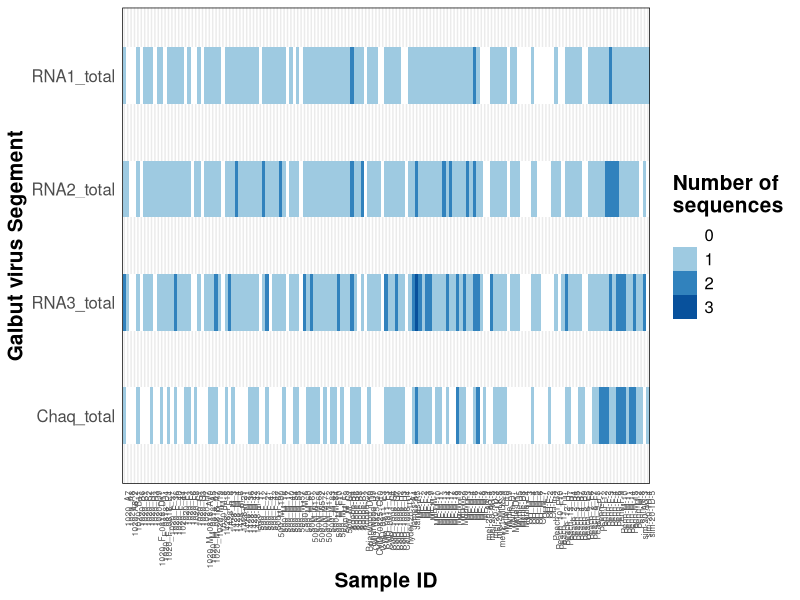
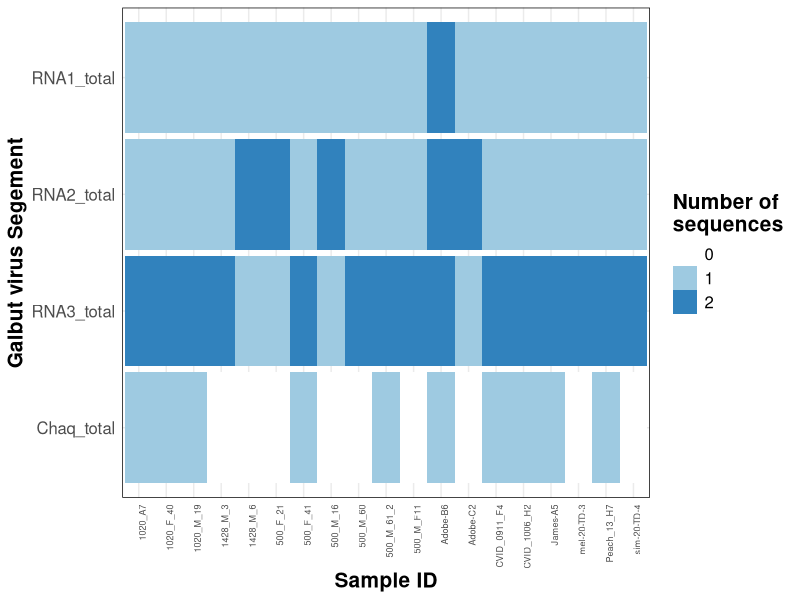
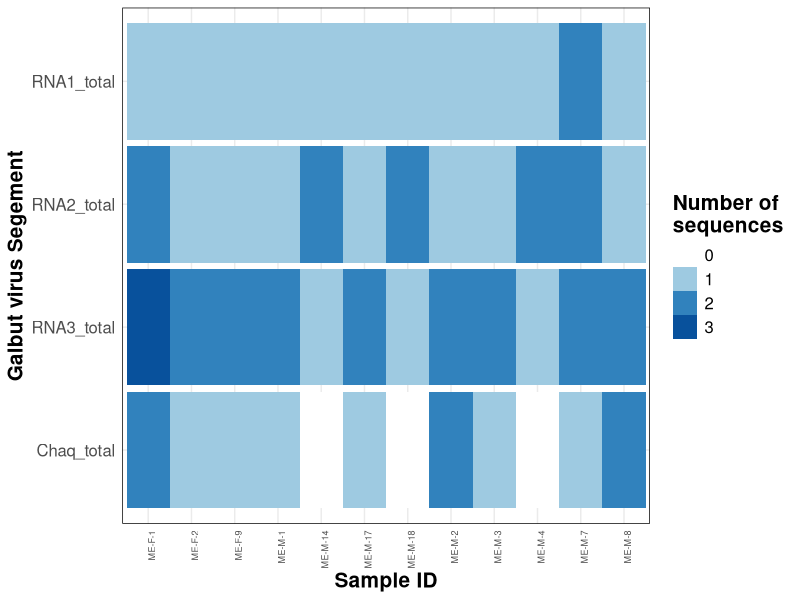
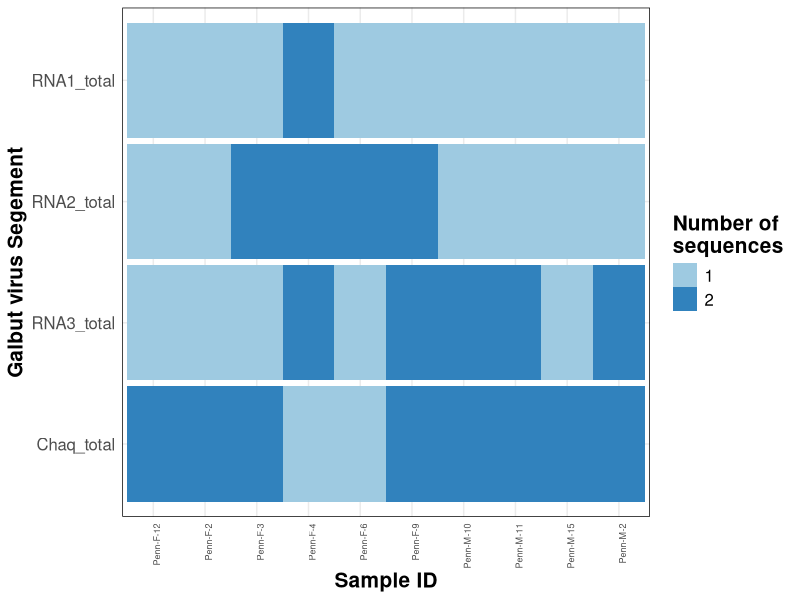
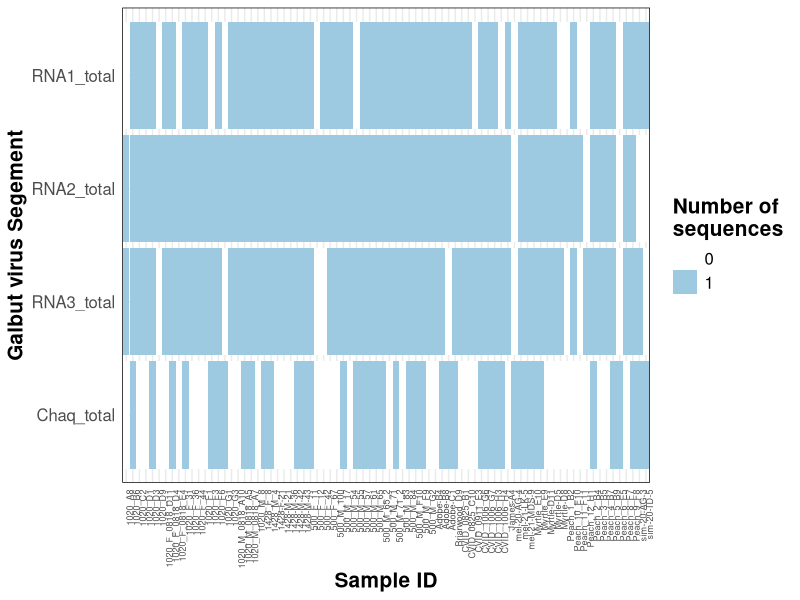
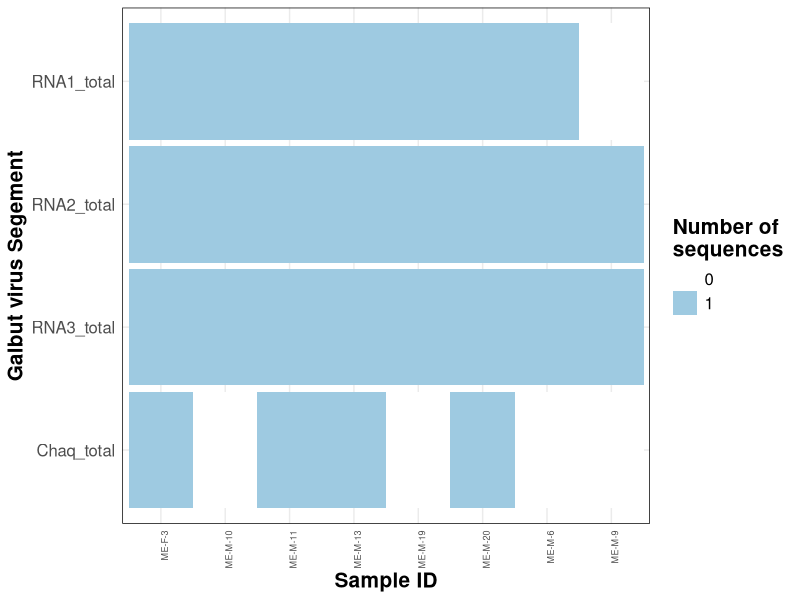
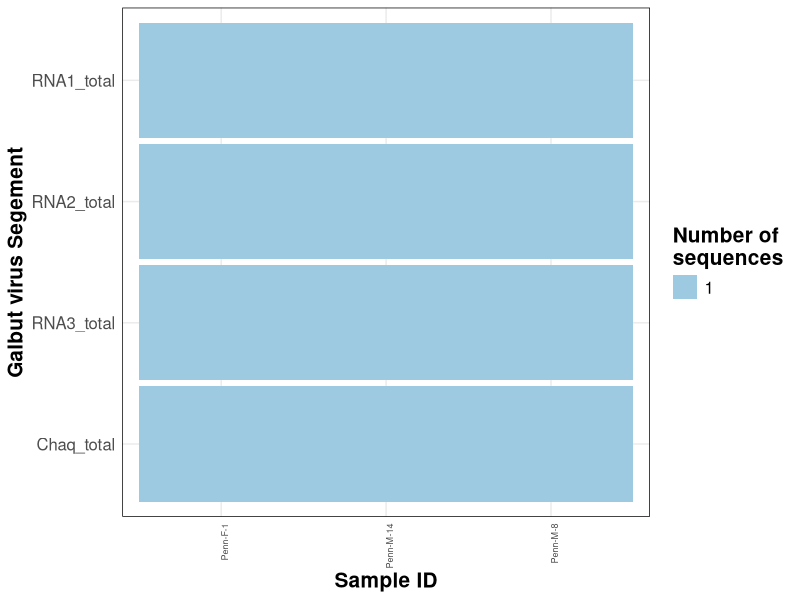
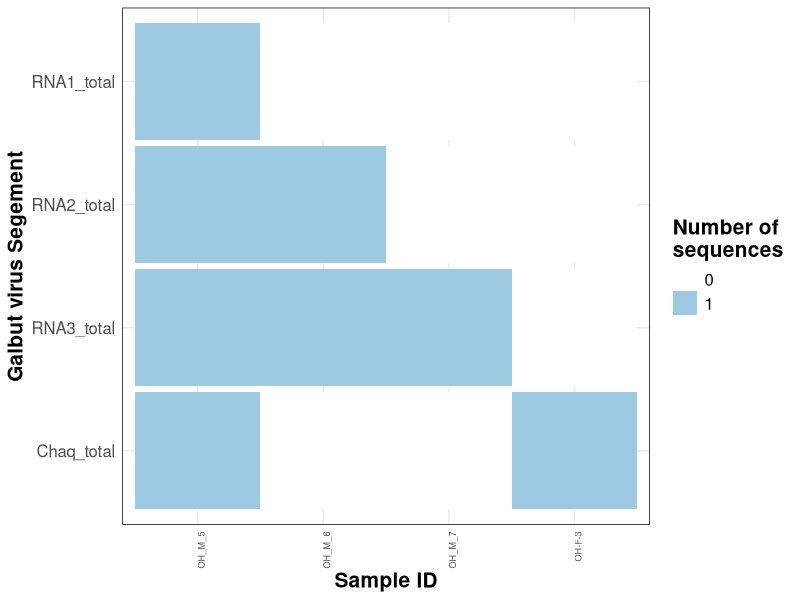

Write R code to recreate these figures, in order.
library(tidyverse)
library(readxl)
library(forcats)

metadata <- read_xlsx("analyses/data/Metadata_Table.xlsx")

heatmap_data <- metadata %>% 
  select(sample_name, location, RNA1_submit, RNA2_submit, RNA3_submit, Chaq_submit,
         RNA1_total, RNA2_total, RNA3_total, Chaq_total, infection_status) %>% 
  pivot_longer(cols = c("RNA1_submit", "RNA2_submit", "RNA3_submit", "Chaq_submit",
                        "RNA1_total", "RNA2_total", "RNA3_total", "Chaq_total"),
               names_to = "segment", 
               values_to = "number") %>% 
  mutate(segment = factor(segment, levels = c("Chaq_submit", "Chaq_total", 
                                              "RNA3_submit", "RNA3_total", 
                                              "RNA2_submit", "RNA2_total",
                                              "RNA1_submit", "RNA1_total")))

heatmap_all <- ggplot(filter(heatmap_data, segment %in% c("Chaq_total", "RNA3_total",
                                                          "RNA2_total", "RNA1_total"))) +
  geom_tile(aes(x = sample_name, y = segment, fill = factor(number), height = 0.5)) +
  scale_fill_manual(values = c("white", "#9ecae1", "#3182bd", "#08519c")) +
  theme_minimal(base_size = 11) +
  theme(panel.border = element_rect(linetype = "solid", fill = NA),
        strip.background = element_rect(colour = "black", fill = "white"),
        axis.title = element_text(face = "bold"),
        legend.title = element_text(face = "bold"),
        strip.text = element_text(face = "bold"),
        #        axis.text = element_text(face = "bold"),
        text = element_text(size = 15),
        axis.text.x = element_text(angle = 90, hjust = 1, vjust = 1, size = 6)) +
  labs(x = "Sample ID", y = "Galbut virus Segement", fill = "Number of \nsequences")

heatmap_all
ggsave("analyses/plots/allll_heatmap_virus_pres.pdf", units = "in", width = 14, height = 8)

heatmap_pres <- metadata %>% 
  filter(num_seqs_total > 0) %>% 
  select(sample_name, location, RNA1_submit, RNA2_submit, RNA3_submit, Chaq_submit,
         RNA1_total, RNA2_total, RNA3_total, Chaq_total, infection_status) %>% 
  pivot_longer(cols = c("RNA1_submit", "RNA2_submit", "RNA3_submit", "Chaq_submit",
                        "RNA1_total", "RNA2_total", "RNA3_total", "Chaq_total"),
               names_to = "segment", 
               values_to = "number") %>% 
  mutate(segment = factor(segment, levels = c("Chaq_submit", "Chaq_total", 
                                              "RNA3_submit", "RNA3_total", 
                                              "RNA2_submit", "RNA2_total",
                                              "RNA1_submit", "RNA1_total")),
         location = factor(location)) %>% 
  group_by(location)



heatmap_co <- heatmap_pres %>% 
  filter(infection_status == "co") %>% 
  filter(location == "Colorado")

heatmap_me <- heatmap_pres %>% 
  filter(infection_status == "co") %>% 
  filter(location == "Maine")

heatmap_oh <- heatmap_pres %>% 
  filter(infection_status == "co") %>% 
  filter(location == "Ohio")

heatmap_pe <- heatmap_pres %>% 
  filter(infection_status == "co") %>% 
  filter(location == "Pennsylvania")

heatmap_sin_co <- heatmap_pres %>% 
  filter(infection_status == "sin")  %>% 
  filter(location == "Colorado")

heatmap_sin_me <- heatmap_pres %>% 
  filter(infection_status == "sin") %>% 
  filter(location == "Maine")

heatmap_sin_oh <- heatmap_pres %>% 
  filter(infection_status == "sin") %>% 
  filter(location == "Ohio")

heatmap_sin_pe <- heatmap_pres %>% 
  filter(infection_status == "sin") %>% 
  filter(location == "Pennsylvania")

heatmap_all_co <- ggplot(filter(heatmap_co, segment %in% c("Chaq_total", "RNA3_total",
                                                               "RNA2_total", "RNA1_total"))) +
  geom_tile(aes(x = sample_name, y = segment, fill = factor(number), height = 0.95)) +
  scale_fill_manual(values = c("white", "#9ecae1", "#3182bd", "#08519c")) +
  theme_minimal(base_size = 11) +
  theme(panel.border = element_rect(linetype = "solid", fill = NA),
        strip.background = element_rect(colour = "black", fill = "white"),
        axis.title = element_text(face = "bold"),
        legend.title = element_text(face = "bold"),
        strip.text = element_text(face = "bold"),
        #        axis.text = element_text(face = "bold"),
        text = element_text(size = 15),
        axis.text.x = element_text(angle = 90, hjust = 1, vjust = 1, size = 6.5)) +
  labs(x = "Sample ID", y = "Galbut virus Segement", fill = "Number of \nsequences")

heatmap_all_co
ggsave("analyses/plots/heatmap_co_co.pdf", units = "in", width = 14, height = 8)

heatmap_me_co <- ggplot(filter(heatmap_me, segment %in% c("Chaq_total", "RNA3_total",
                                                           "RNA2_total", "RNA1_total"))) +
  geom_tile(aes(x = sample_name, y = segment, fill = factor(number), height = 0.95)) +
  scale_fill_manual(values = c("white", "#9ecae1", "#3182bd", "#08519c")) +
  theme_minimal(base_size = 11) +
  theme(panel.border = element_rect(linetype = "solid", fill = NA),
        strip.background = element_rect(colour = "black", fill = "white"),
        axis.title = element_text(face = "bold"),
        legend.title = element_text(face = "bold"),
        strip.text = element_text(face = "bold"),
        #        axis.text = element_text(face = "bold"),
        text = element_text(size = 15),
        axis.text.x = element_text(angle = 90, hjust = 1, vjust = 1, size = 6.5)) +
  labs(x = "Sample ID", y = "Galbut virus Segement", fill = "Number of \nsequences")

heatmap_me_co
ggsave("analyses/plots/heatmap_co_me.pdf", units = "in", width = 14, height = 8)

heatmap_pe_co <- ggplot(filter(heatmap_pe, segment %in% c("Chaq_total", "RNA3_total",
                                                          "RNA2_total", "RNA1_total"))) +
  geom_tile(aes(x = sample_name, y = segment, fill = factor(number), height = 0.95)) +
  scale_fill_manual(values = c("#9ecae1", "#3182bd", "#08519c")) +
  theme_minimal(base_size = 11) +
  theme(panel.border = element_rect(linetype = "solid", fill = NA),
        strip.background = element_rect(colour = "black", fill = "white"),
        axis.title = element_text(face = "bold"),
        legend.title = element_text(face = "bold"),
        strip.text = element_text(face = "bold"),
        #        axis.text = element_text(face = "bold"),
        text = element_text(size = 15),
        axis.text.x = element_text(angle = 90, hjust = 1, vjust = 1, size = 6.5)) +
  labs(x = "Sample ID", y = "Galbut virus Segement", fill = "Number of \nsequences")

heatmap_pe_co
ggsave("analyses/plots/heatmap_co_pe.pdf", units = "in", width = 14, height = 8)

heatmap_sin_co <- ggplot(filter(heatmap_sin_co, segment %in% c("Chaq_total", "RNA3_total",
                                                           "RNA2_total", "RNA1_total"))) +
  geom_tile(aes(x = sample_name, y = segment, fill = factor(number), height = 0.95)) +
  scale_fill_manual(values = c("white", "#9ecae1", "#3182bd", "#08519c")) +
  theme_minimal(base_size = 11) +
  theme(panel.border = element_rect(linetype = "solid", fill = NA),
        strip.background = element_rect(colour = "black", fill = "white"),
        axis.title = element_text(face = "bold"),
        legend.title = element_text(face = "bold"),
        strip.text = element_text(face = "bold"),
        #        axis.text = element_text(face = "bold"),
        text = element_text(size = 15),
        axis.text.x = element_text(angle = 90, hjust = 1, vjust = 1, size = 6.5)) +
  labs(x = "Sample ID", y = "Galbut virus Segement", fill = "Number of \nsequences")

heatmap_sin_co
ggsave("analyses/plots/heatmap_sin_co.pdf", units = "in", width = 14, height = 8)

heatmap_me_sin <- ggplot(filter(heatmap_sin_me, segment %in% c("Chaq_total", "RNA3_total",
                                                          "RNA2_total", "RNA1_total"))) +
  geom_tile(aes(x = sample_name, y = segment, fill = factor(number), height = 0.95)) +
  scale_fill_manual(values = c("white", "#9ecae1", "#3182bd", "#08519c")) +
  theme_minimal(base_size = 11) +
  theme(panel.border = element_rect(linetype = "solid", fill = NA),
        strip.background = element_rect(colour = "black", fill = "white"),
        axis.title = element_text(face = "bold"),
        legend.title = element_text(face = "bold"),
        strip.text = element_text(face = "bold"),
        #        axis.text = element_text(face = "bold"),
        text = element_text(size = 15),
        axis.text.x = element_text(angle = 90, hjust = 1, vjust = 1, size = 6.5)) +
  labs(x = "Sample ID", y = "Galbut virus Segement", fill = "Number of \nsequences")

heatmap_me_sin
ggsave("analyses/plots/heatmap_sin_me.pdf", units = "in", width = 14, height = 8)

heatmap_pe_sin <- ggplot(filter(heatmap_sin_pe, segment %in% c("Chaq_total", "RNA3_total",
                                                          "RNA2_total", "RNA1_total"))) +
  geom_tile(aes(x = sample_name, y = segment, fill = factor(number), height = 0.95)) +
  scale_fill_manual(values = c("#9ecae1")) +
  theme_minimal(base_size = 11) +
  theme(panel.border = element_rect(linetype = "solid", fill = NA),
        strip.background = element_rect(colour = "black", fill = "white"),
        axis.title = element_text(face = "bold"),
        legend.title = element_text(face = "bold"),
        strip.text = element_text(face = "bold"),
        #        axis.text = element_text(face = "bold"),
        text = element_text(size = 15),
        axis.text.x = element_text(angle = 90, hjust = 1, vjust = 1, size = 6.5)) +
  labs(x = "Sample ID", y = "Galbut virus Segement", fill = "Number of \nsequences")

heatmap_pe_sin
ggsave("analyses/plots/heatmap_sin_pe.pdf", units = "in", width = 14, height = 8)

heatmap_oh_sin <- ggplot(filter(heatmap_sin_oh, segment %in% c("Chaq_total", "RNA3_total",
                                                               "RNA2_total", "RNA1_total"))) +
  geom_tile(aes(x = sample_name, y = segment, fill = factor(number), height = 0.95)) +
  scale_fill_manual(values = c("white", "#9ecae1")) +
  theme_minimal(base_size = 11) +
  theme(panel.border = element_rect(linetype = "solid", fill = NA),
        strip.background = element_rect(colour = "black", fill = "white"),
        axis.title = element_text(face = "bold"),
        legend.title = element_text(face = "bold"),
        strip.text = element_text(face = "bold"),
        #        axis.text = element_text(face = "bold"),
        text = element_text(size = 15),
        axis.text.x = element_text(angle = 90, hjust = 1, vjust = 1, size = 6.5)) +
  labs(x = "Sample ID", y = "Galbut virus Segement", fill = "Number of \nsequences")

heatmap_oh_sin
ggsave("analyses/plots/heatmap_sin_oh.pdf", units = "in", width = 14, height = 8)
